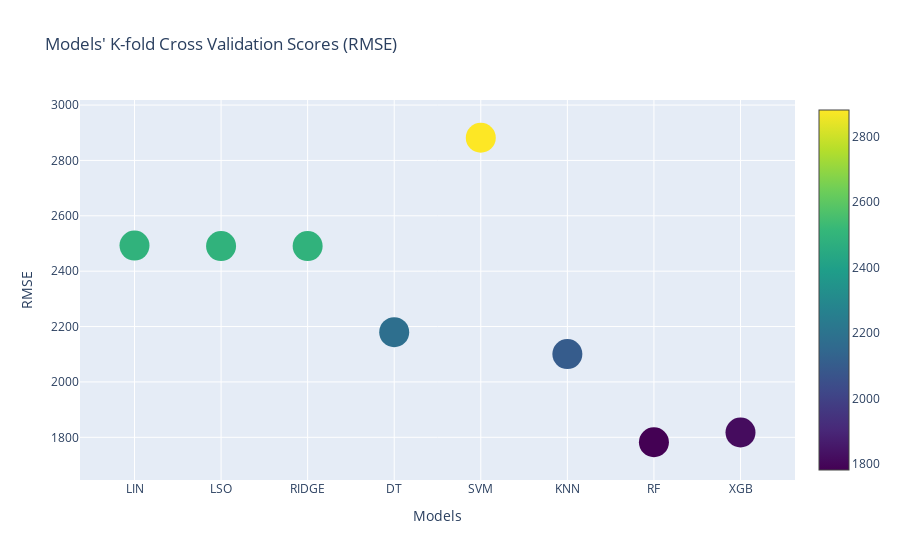

Notebook cell for this chart:
### Code cell
'''Function to compute cross validation scores.'''
def cross_validate(model,X_train,y_train):
    from sklearn.model_selection import cross_val_score
    neg_x_val_score = cross_val_score(model, X_train, y_train, cv = 10, n_jobs = -1, scoring = 'neg_mean_squared_error')
    x_val_score = np.round(np.sqrt(-1*neg_x_val_score), 5)
    return x_val_score.mean()

'''Calculate cross validation score of differnt models and plot them.'''
models = [linear,lasso, ridge, dt, svm, knn, rf,xgb]
cross_val_scores = []
for model in models:
    cross_val_scores.append(cross_validate(model,X_train_normalized, y_train))

'''Plot data frame of cross validation scores.'''
x_val_score = pd.DataFrame(data = cross_val_scores, columns = ['Cross Validation Scores (RMSE)'])
x_val_score.index = ['LIN','LSO', 'RIDGE', 'DT', 'SVM', 'KNN', 'RF', 'XGB']
x_val_score = x_val_score.round(5)
x = x_val_score.index
y = x_val_score['Cross Validation Scores (RMSE)']
title = "Models' K-fold Cross Validation Scores (RMSE)"
scatter_plot(x, y, title, 'Models','RMSE', 30, 'Viridis')

### Figure 1 — Plotly figure (JSON) as saved in the notebook; plotly's stock layout.template omitted (floating-point values rounded to 4 significant figures)
{"data": [{"marker": {"color": [2493.0, 2491.0, 2491.0, 2180.0, 2882.0, 2100.0, 1782.0, 1817.0], "colorscale": [[0.0, "#440154"], [0.1111, "#482878"], [0.2222, "#3e4989"], [0.3333, "#31688e"], [0.4444, "#26828e"], [0.5556, "#1f9e89"], [0.6667, "#35b779"], [0.7778, "#6ece58"], [0.8889, "#b5de2b"], [1.0, "#fde725"]], "showscale": true, "size": 30}, "mode": "markers", "type": "scatter", "x": ["LIN", "LSO", "RIDGE", "DT", "SVM", "KNN", "RF", "XGB"], "y": [2493.0, 2491.0, 2491.0, 2180.0, 2882.0, 2100.0, 1782.0, 1817.0]}], "layout": {"hovermode": "closest", "title": {"text": "Models' K-fold Cross Validation Scores (RMSE)"}, "xaxis": {"title": {"text": "Models"}}, "yaxis": {"title": {"text": "RMSE"}}}}
